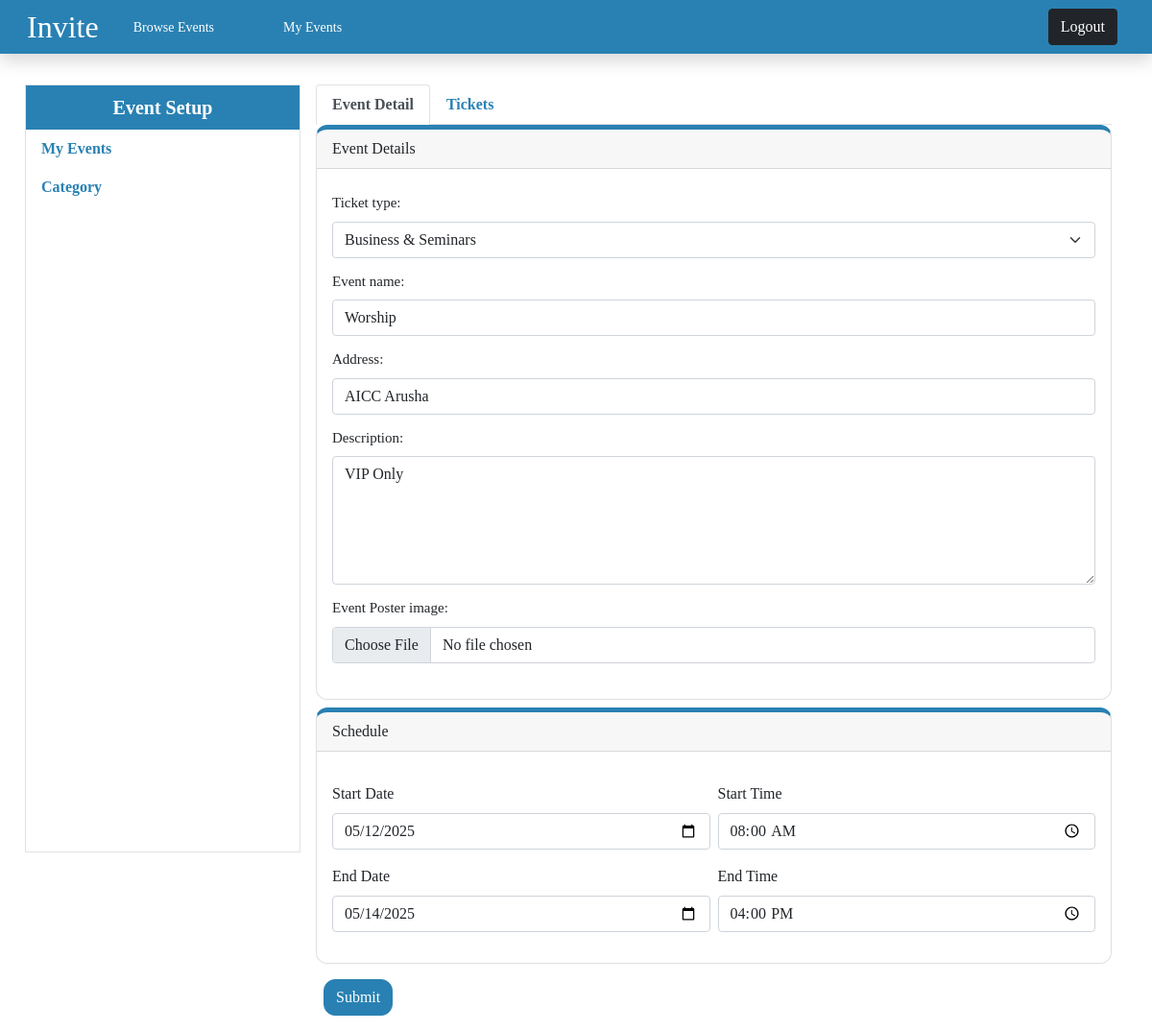
Before: /event/1/update (signed in) with the older database file.
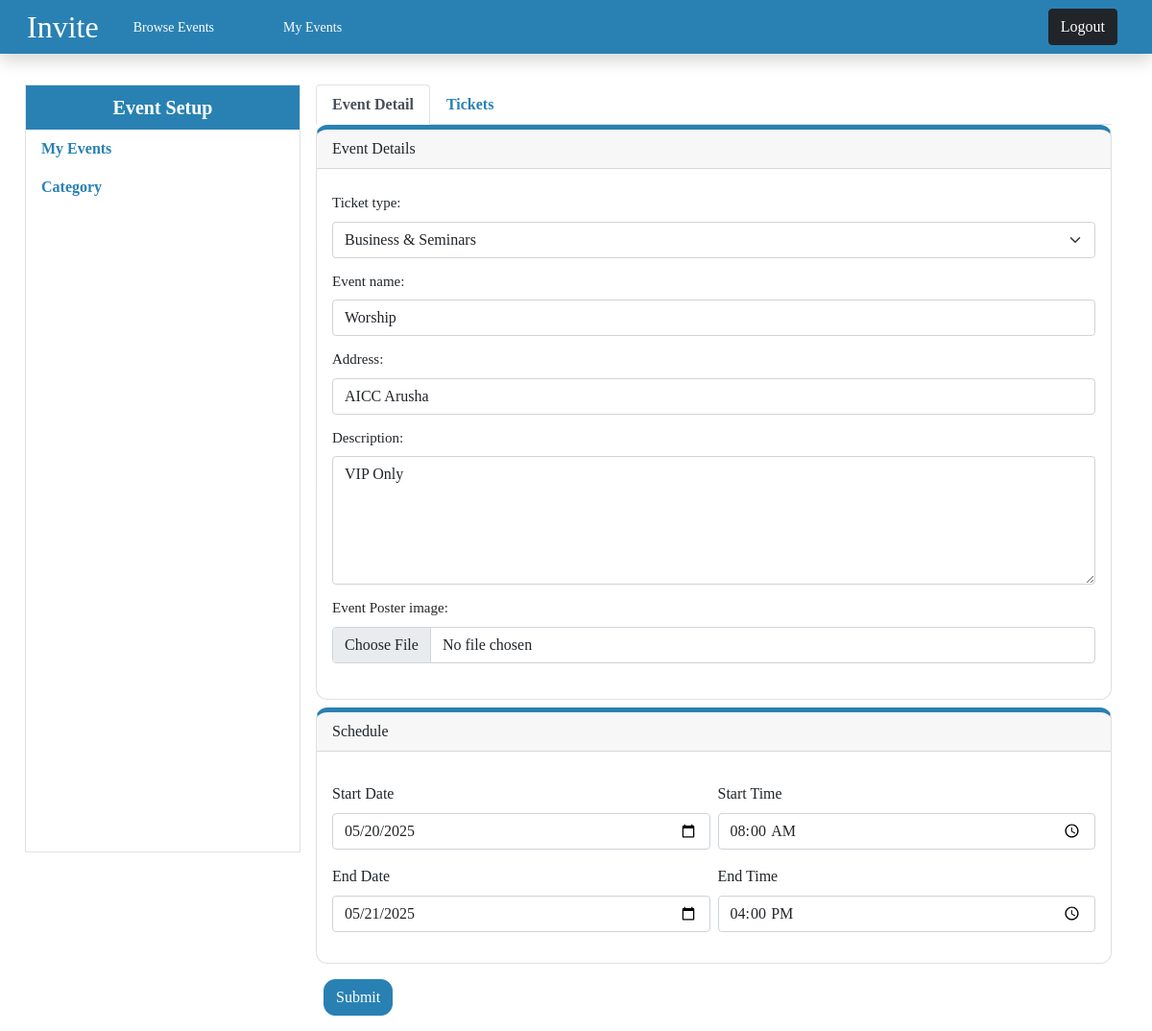
After: the same page with the newer database file.
### events/models.py (models this page shows, shortened)
class Schedule(models.Model):
    event = models.ForeignKey(Events, on_delete=models.CASCADE)
    start_date = models.DateField()
    start_time = models.TimeField()
    end_date = models.DateField()
    end_time = models.TimeField()
    created_at = models.DateTimeField(auto_now_add=True)

### events/decorators.py (the view)
        def wrapper_func(request, *args, **kwargs):
            group = None
            if request.user.groups.exists():
                group = request.user.groups.all()[0].name
            if group in allowed_roles:
                return view_func(request, *args, **kwargs)
            else:
                return HttpResponse("You are not authorized to view this page.")

### events/forms.py
class EventForm(forms.ModelForm):
    class Meta:
        model = Events
        fields = ('category','event_name','location','desc','poster')
        labels = {
            'category':'Ticket type',
            'event_name':'Event name',
            'location':'Address',
            'desc':'Description',
            'poster':'Event Poster image',
        }
        widgets = {
            'category': forms.Select(attrs={'class':'form-select my-2'}),
            'event_name': forms.TextInput(attrs={'placeholder':'', 'class':'form-control my-2'}),
            'location': forms.TextInput(attrs={'placeholder':'eg. Arusha Confrence Center', 'class':'form-control my-2'}),
            'desc': forms.Textarea(attrs={'class':'form-control my-2', 'rows':'5'}),
            'poster': forms.FileInput(attrs={'class':'form-control my-2'})
        }

### events/models.py (called while the page is built)
    def __str__(self):
        return self.name

### events/templates/eventsApp/settings/event_update.html (shortened to what this page needs)
{% extends "eventsApp/settings/layout.html" %}
{% block account %}
<ul class="nav nav-tabs">
  <li class="nav-item">
    <a class="nav-link active" aria-current="page" href="{% url 'update_event' event_id=event %}">Event Detail</a>
  </li>
  <li class="nav-item">
    <a class="nav-link" href="{% url 'ticket_list' event_id=event %}">Tickets</a>
  </li>
</ul>
<form method="post" class="w-100" enctype="multipart/form-data">
  <div class="card mb-2">
    <div class="card-header">Event Details</div>
    <div class="card-body row d-flex justify-content-around my-2">
      {{ event_form.as_p }}
    </div>
  </div>
  <div class="card mb-2">
    <div class="card-header">Schedule</div>
    <div class="card-body row g-2 my-2">
      <div class="col-sm-6">
        {{ schedule_form.start_date.label }}
        {{ schedule_form.start_date }}
      </div>
      <div class="col-sm-6">
        {{ schedule_form.start_time.label }}
        {{ schedule_form.start_time }}
      </div>
      <div class="col-sm-6">
        {{ schedule_form.end_date.label }}
        {{ schedule_form.end_date }}
      </div>
      <div class="col-sm-6">
        {{ schedule_form.end_time.label }}
        {{ schedule_form.end_time }}
      </div>
    </div>
  </div>
  <div class="d-flex justify-content-start">
    <button class="btn btn-primary m-2" type="submit">Submit</button>
  </div>
</form>
{% endblock %}

Changed rows visible on the page:
changed Schedule: start_date "05/12/2025" → "05/20/2025"; end_date "05/14/2025" → "05/21/2025"
